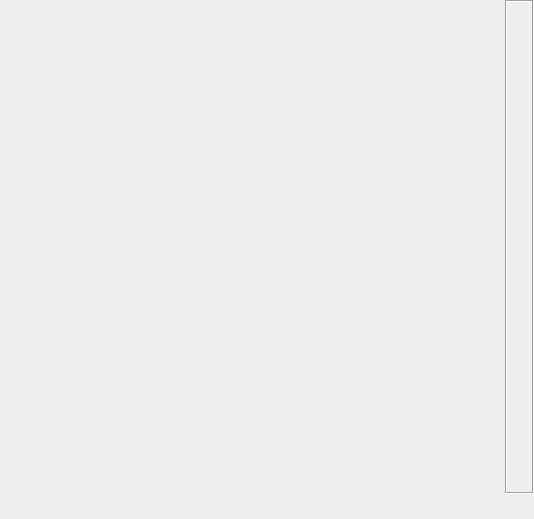
<ui version="4.0" >
 <class>QmitkSliceWidgetUi</class>
 <widget class="QWidget" name="QmitkSliceWidgetUi" >
  <property name="geometry" >
   <rect>
    <x>0</x>
    <y>0</y>
    <width>534</width>
    <height>519</height>
   </rect>
  </property>
  <property name="windowTitle" >
   <string>QmitkSliceWidget</string>
  </property>
  <layout class="QVBoxLayout" >
   <property name="spacing" >
    <number>0</number>
   </property>
   <property name="leftMargin" >
    <number>0</number>
   </property>
   <property name="topMargin" >
    <number>0</number>
   </property>
   <property name="rightMargin" >
    <number>0</number>
   </property>
   <property name="bottomMargin" >
    <number>0</number>
   </property>
   <item>
    <widget class="QFrame" name="SelectionFrame" >
     <property name="frameShape" >
      <enum>QFrame::NoFrame</enum>
     </property>
     <property name="frameShadow" >
      <enum>QFrame::Plain</enum>
     </property>
     <property name="margin" stdset="0" >
      <number>0</number>
     </property>
     <layout class="QHBoxLayout" >
      <property name="spacing" >
       <number>0</number>
      </property>
      <property name="leftMargin" >
       <number>0</number>
      </property>
      <property name="topMargin" >
       <number>0</number>
      </property>
      <property name="rightMargin" >
       <number>0</number>
      </property>
      <property name="bottomMargin" >
       <number>0</number>
      </property>
      <item>
       <widget class="QFrame" name="container" >
        <property name="sizePolicy" >
         <sizepolicy vsizetype="Preferred" hsizetype="Preferred" >
          <horstretch>0</horstretch>
          <verstretch>0</verstretch>
         </sizepolicy>
        </property>
        <property name="frameShape" >
         <enum>QFrame::NoFrame</enum>
        </property>
        <property name="frameShadow" >
         <enum>QFrame::Plain</enum>
        </property>
       </widget>
      </item>
      <item>
       <widget class="QFrame" name="frame" >
        <property name="sizePolicy" >
         <sizepolicy vsizetype="Preferred" hsizetype="Fixed" >
          <horstretch>0</horstretch>
          <verstretch>0</verstretch>
         </sizepolicy>
        </property>
        <property name="frameShape" >
         <enum>QFrame::Box</enum>
        </property>
        <property name="frameShadow" >
         <enum>QFrame::Sunken</enum>
        </property>
        <layout class="QVBoxLayout" >
         <property name="spacing" >
          <number>0</number>
         </property>
         <property name="leftMargin" >
          <number>0</number>
         </property>
         <property name="topMargin" >
          <number>0</number>
         </property>
         <property name="rightMargin" >
          <number>0</number>
         </property>
         <property name="bottomMargin" >
          <number>0</number>
         </property>
         <item>
          <widget class="QmitkLevelWindowWidget" native="1" name="levelWindow" >
           <property name="sizePolicy" >
            <sizepolicy vsizetype="MinimumExpanding" hsizetype="Minimum" >
             <horstretch>0</horstretch>
             <verstretch>0</verstretch>
            </sizepolicy>
           </property>
           <property name="minimumSize" >
            <size>
             <width>25</width>
             <height>50</height>
            </size>
           </property>
           <property name="maximumSize" >
            <size>
             <width>25</width>
             <height>2000</height>
            </size>
           </property>
          </widget>
         </item>
        </layout>
       </widget>
      </item>
     </layout>
    </widget>
   </item>
   <item>
    <widget class="QmitkSliderNavigatorWidget" native="1" name="m_NavigatorWidget" >
     <property name="sizePolicy" >
      <sizepolicy vsizetype="Fixed" hsizetype="Preferred" >
       <horstretch>0</horstretch>
       <verstretch>0</verstretch>
      </sizepolicy>
     </property>
     <property name="minimumSize" >
      <size>
       <width>0</width>
       <height>25</height>
      </size>
     </property>
     <property name="maximumSize" >
      <size>
       <width>32767</width>
       <height>25</height>
      </size>
     </property>
    </widget>
   </item>
  </layout>
 </widget>
 <layoutdefault spacing="6" margin="11" />
 <customwidgets>
  <customwidget>
   <class>QmitkLevelWindowWidget</class>
   <extends>QWidget</extends>
   <header location="global" >QmitkLevelWindowWidget.h</header>
  </customwidget>
  <customwidget>
   <class>QmitkSliderNavigatorWidget</class>
   <extends>QWidget</extends>
   <header location="global" >QmitkSliderNavigatorWidget.h</header>
  </customwidget>
 </customwidgets>
 <resources/>
 <connections/>
</ui>
